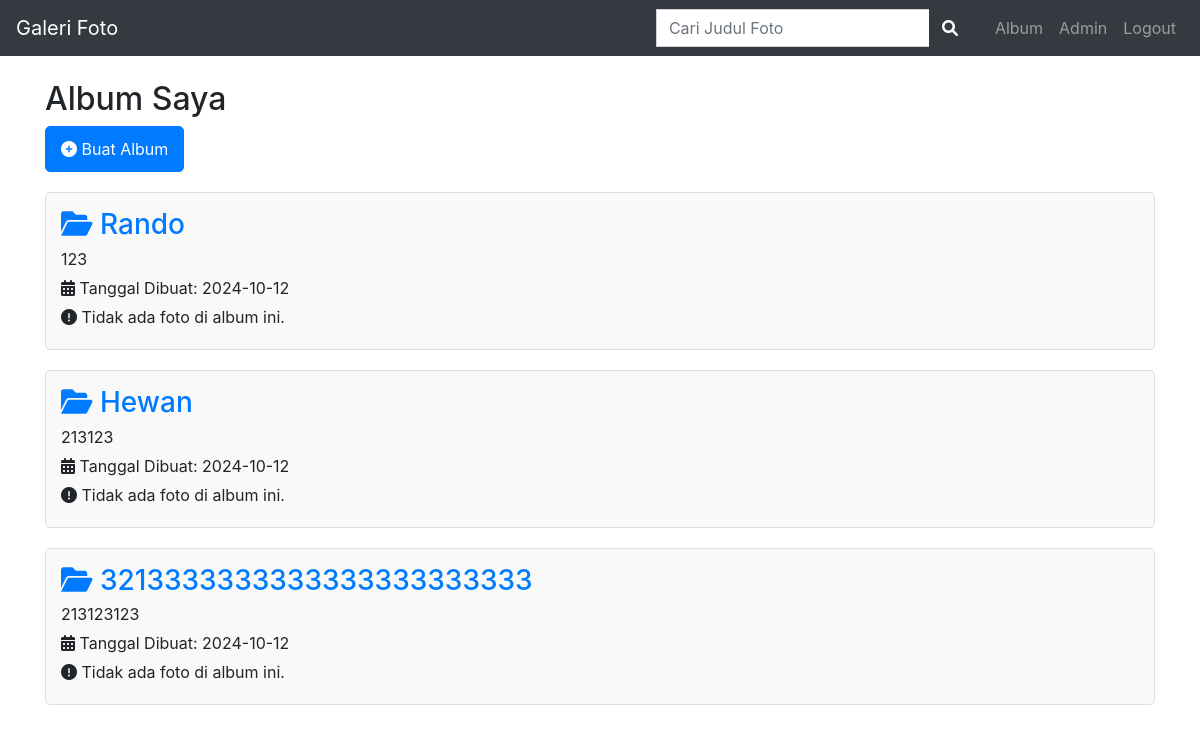
Screenshot of /album.php (signed in) with the database file from the repository.
### tables this page shows
CREATE TABLE `gallery_album` (
  `AlbumID` int(11) NOT NULL,
  `NamaAlbum` varchar(255) DEFAULT NULL,
  `Deskripsi` text DEFAULT NULL,
  `TanggalDibuat` date DEFAULT NULL,
  `UserID` int(11) DEFAULT NULL
);

### album.php (the view, shortened to what this page needs)
<?php
require 'config.php';
$user_id = $_SESSION['user_id'];
$stmt = $pdo->prepare("SELECT * FROM gallery_album WHERE UserID = ?");
$stmt->execute([$user_id]);
$albums = $stmt->fetchAll(PDO::FETCH_ASSOC);
?>
<!DOCTYPE html>
<html lang="id">
<head>
    <link rel="stylesheet" href="https://stackpath.bootstrapcdn.com/bootstrap/4.5.2/css/bootstrap.min.css">
    <link rel="stylesheet" href="https://cdnjs.cloudflare.com/ajax/libs/font-awesome/6.0.0-beta3/css/all.min.css">
</head>
<body>
<?php require 'navbar.php' ?>
<div class="container mt-4">
    <h2>Album Saya</h2>
    <a href="create_album.php" class="btn btn-primary create-album"><i class="fas fa-plus-circle"></i> Buat Album</a>
    <?php if (count($albums) > 0): ?>
        <?php foreach ($albums as $album): ?>
            <div class="album">
                <h3>
                    <a href="photo.php?album_id=<?php echo htmlspecialchars($album['AlbumID']); ?>">
                        <i class="fas fa-folder-open"></i> <?php echo htmlspecialchars($album['NamaAlbum']); ?>
                    </a>
                </h3>
                <p><?php echo htmlspecialchars($album['Deskripsi']); ?></p>
                <p><i class="fas fa-calendar-alt"></i> Tanggal Dibuat: <?php echo htmlspecialchars($album['TanggalDibuat']); ?></p>
                <?php
                $stmt_photos = $pdo->prepare("SELECT * FROM gallery_foto WHERE AlbumID = ?");
                $stmt_photos->execute([$album['AlbumID']]);
                $photos = $stmt_photos->fetchAll(PDO::FETCH_ASSOC);
                ?>
                <?php if (count($photos) > 0): ?>
                    <div class="photos">
                        <?php foreach ($photos as $photo): ?>
                            <img src="<?php echo htmlspecialchars($photo['LokasiFile']); ?>" alt="Foto Album" class="img-thumbnail">
                        <?php endforeach; ?>
                    </div>
                <?php else: ?>
                    <p><i class="fas fa-exclamation-circle"></i> Tidak ada foto di album ini.</p>
                <?php endif; ?>
            </div>
        <?php endforeach; ?>
    <?php else: ?>
        <p><i class="fas fa-info-circle"></i> Anda belum membuat album.</p>
    <?php endif; ?>
</div>
</body>
</html>

### album.php (style rules this page uses)
.album { border: 1px solid #ddd; border-radius: 5px; padding: 15px; margin-bottom: 20px; background-color: #f9f9f9; }
.album h3 { margin: 0; color: #444; }
.album p { margin: 5px 0; }
.create-album { display: inline-block; margin-bottom: 20px; padding: 10px 15px; background-color: #007bff; color: white; text-decoration: none; border-radius: 5px; }

### rows the page displays
gallery_album: NamaAlbum "Rando", Deskripsi "123", TanggalDibuat "2024-10-12"
gallery_album: NamaAlbum "Hewan", Deskripsi "213123", TanggalDibuat "2024-10-12"
gallery_album: NamaAlbum "3213333333333333333333333", Deskripsi "213123123", TanggalDibuat "2024-10-12"
